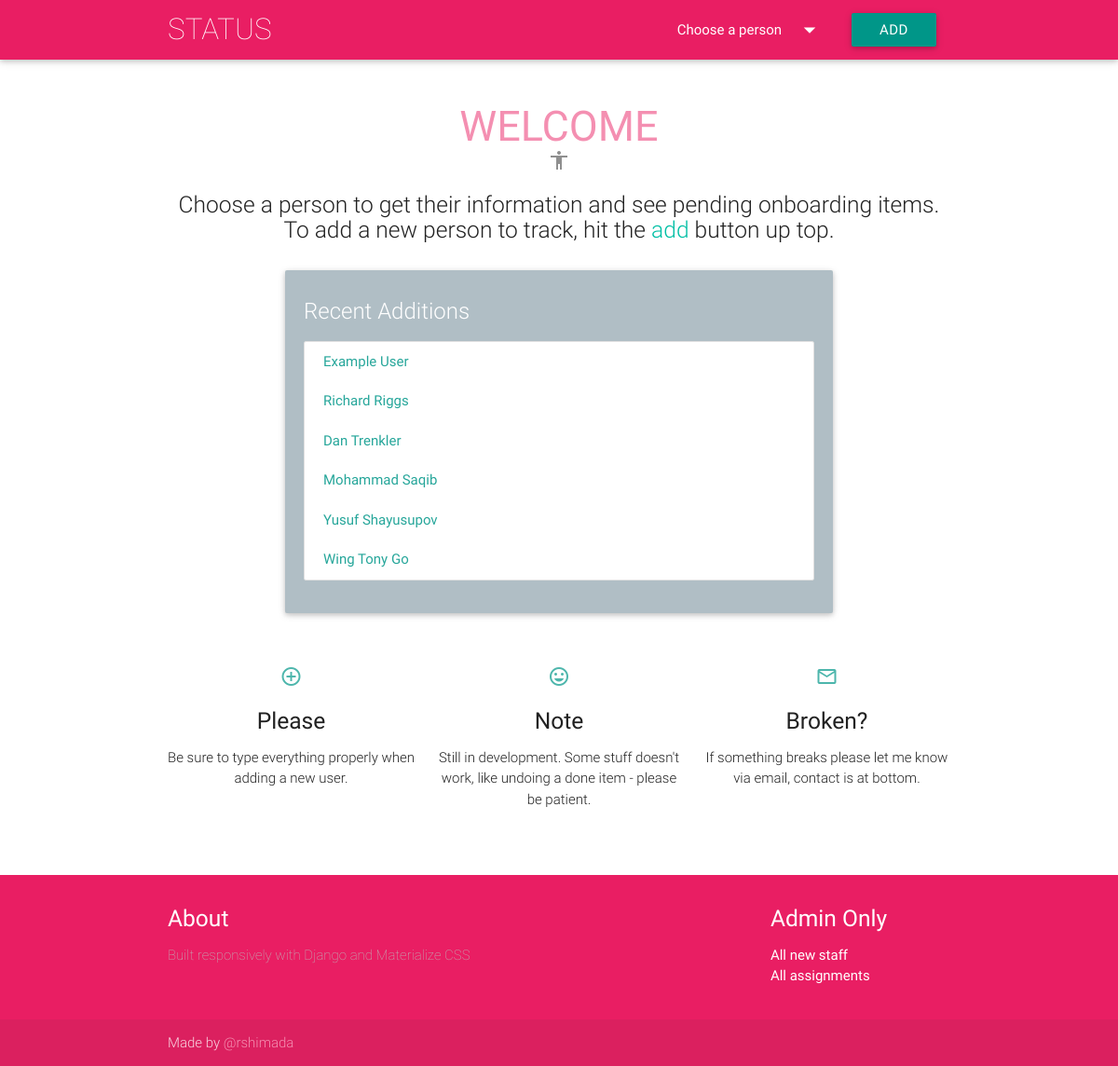
Before: / with the older database file.
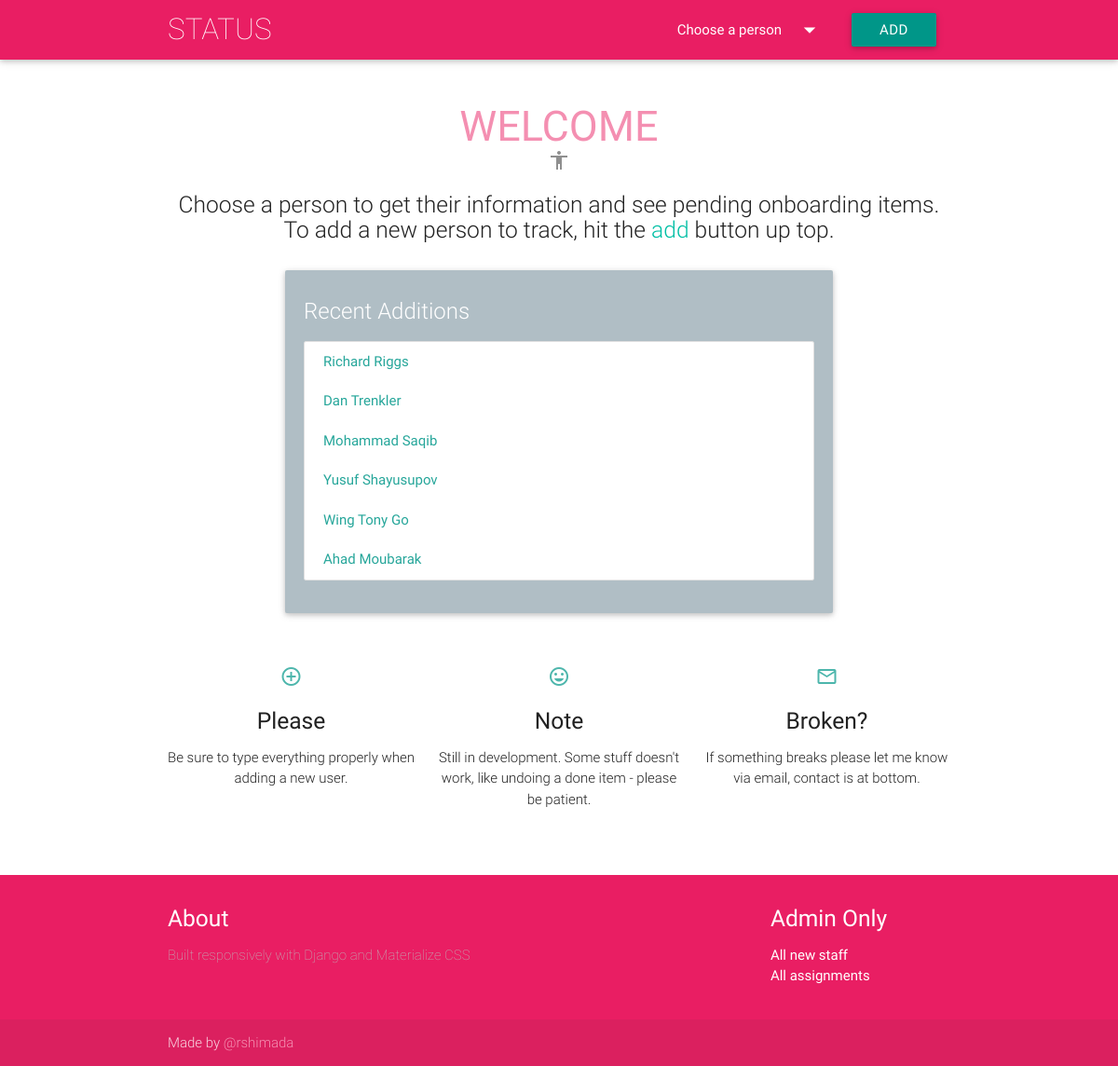
After: the same page with the newer database file.
### app/models.py (models this page shows)
class Person(models.Model):
    TEAM_CHOICES = (
        ('iACTION', 'iACTION'),
        ('iBUILD', 'iBUILD'),
        ('iENHANCE', 'iENHANCE'),
        ('iSOLVE', 'iSOLVE'))
    EMPLOY_CHOICES = (
        ('Contractor', 'Contractor'),
        ('Employee', 'Employee'))
    SITE_CHOICES = (
        ('Hartford', 'Hartford'),
        ('Puerto Rico', 'Puerto Rico'))
    firstname = models.CharField(max_length=200, verbose_name='First name')
    lastname = models.CharField(max_length=200, verbose_name='Last name')
    shortname = models.CharField(max_length=200, unique=True, verbose_name='CSC shortname')
    startdate = models.DateField(auto_now_add=False, verbose_name='Start date')
    addeddate = models.DateTimeField(auto_now_add=True, verbose_name='Date added to status app')
    personalstreet = models.CharField(max_length=50, blank=True, verbose_name='Home street address')
    personalcity = models.CharField(max_length=50, blank=True, verbose_name='Home city')
    personalstate = models.CharField(max_length=50, blank=True, verbose_name='Home state (abbreviation)')
    personalzip = models.CharField(max_length=5, blank=True, verbose_name='Home zip code')
    personalemail = models.EmailField(max_length=50, blank=True, verbose_name='Personal email address')
    personalphone = PhoneNumberField(blank=True, verbose_name='Personal phone number, format: +1 860 888 6060')
    workphone = PhoneNumberField(blank=True, verbose_name='Work phone number')
    workstreet = models.CharField(max_length=50, blank=True, verbose_name='Work street address')
    workcity = models.CharField(max_length=50, verbose_name='Work city', default='Hartford')
    workstate = models.CharField(max_length=50, verbose_name='Work state', default='CT')
    workzip = models.CharField(max_length=5, blank=True, verbose_name='Work zip code')
    worksite = models.CharField(max_length=20, blank=True, choices=SITE_CHOICES, verbose_name="Work site")
    capability = models.CharField(max_length=20, choices=CAPABILITY_CHOICES, default='Wintel')
    team = models.CharField(max_length=20, choices=TEAM_CHOICES, default='iBUILD')
    kite = models.BooleanField(default=False, verbose_name='Assigned to KITE project')
    remote = models.BooleanField(default=False, verbose_name='Working remotely')
    employid = models.CharField(max_length=15, blank=True, verbose_name='Employee number or PRN')
    employtype = models.CharField(max_length=50, choices=EMPLOY_CHOICES, default='Contractor', verbose_name='Employment Type')
    cscid = models.CharField(max_length=10, blank=True, verbose_name='CSC UTC account name, e.g. XMDS123')
    csctransfer = models.BooleanField(default=False, verbose_name='Existing CSC transfer from another account')
    tokenserial = models.CharField(max_length=15, blank=True, verbose_name='CSC token serial number (if transfer)')
    class Meta:
        ordering = ['-addeddate']
        verbose_name_plural = 'people'
        unique_together = ("firstname", "lastname")
    def __str__(self):
        return '{0} {1}'.format(self.firstname, self.lastname)

### app/views.py (the view)
# urls.py: url(r'^$', views.index),
def index(request):
    people = Person.objects.order_by('-addeddate')
    return render(request, 'app/index.html',
        {'people': people})

### app/templates/app/index.html (shortened to what this page needs)
{% load staticfiles %}
<html>
<head
<!-- OHAI
               \||/
                |  ^___..
      /\  /\   / (__,,,,|
     ) /^\) ^\/ _)
     )   /^\/   _)
     )   _ /  / _)
 /\  )/\/ ||  | )_)
{  }      |(,,) )__)
 ||      /    \)___)\
 | \____(      )___) )___
 \______(_______;;; __;;;
-->
  <link type="text/css" rel="stylesheet" href="{% static 'app/css/materialize.css' %}"/>
  <link type="text/css" rel="stylesheet" href="{% static 'app/css/app.css' %}"/>
</head>
<body>
<nav class="pink" role="navigation">
  <div class="nav-wrapper container">
    <a id="logo-container" href="/" class="brand-logo hide-on-med-and-down">STATUS</a>
    <ul class="right">
      <li><a class="dropdown-button" href="#!" data-activates="dropdown1">Choose a person<i class="material-icons right">arrow_drop_down</i></a></li>
      <li><a target="_blank" class="btn waves-effect waves-light teal" type="submit" name="action" href="/admin/app/person/add/">Add</a>
      </li>
    </ul>
  </div>
</nav>
{% block content %}
  <div class="container">
    <div class="section no-pad-bot" id="index-banner">
      <h1 class="header-main center pink-text text-lighten-3">welcome</h1>
      <h5 class="subheader center"><i class="material-icons">accessibility</i></h5>
      <div class="row center">
        <h5 class="header col s12 light">
          Choose a person to get their information and see pending onboarding items.
          To add a new person to track, hit the <a class="button">add</a> button up top.
        </h5>
      </div>
      <div class="container">
        <div class="card blue-grey lighten-3 white-text">
          <div class="card-content">
            <span class="card-title">Recent Additions</span>
            <ul id="collection1" class="collection">
              {% for person in people|slice:":6" %}
              <li><a href="/{{ person.shortname }}" class="collection-item">{{ person }}</a></li>
              {% endfor %}
            </ul>
          </div>
        </div>
      </div>
      <div class="section center">
        <div class="row">
          <div class="col s12 m4">
            <div class="icon-block">
              <h2 class="center teal-text text-lighten-2"><i class="material-icons">add_circle_outline</i></h2>
              <h5 class="center">Please</h5>
              <p class="light">Be sure to type everything properly when adding a new user.</p>
            </div>
          </div>
          <div class="col s12 m4">
            <div class="icon-block">
              <h2 class="center teal-text text-lighten-2"><i class="material-icons">insert_emoticon</i></h2>
              <h5 class="center">Note</h5>
              <p class="light">Still in development. Some stuff doesn't work, like undoing a done item - please be patient.</p>
            </div>
          </div>
          <div class="col s12 m4">
            <div class="icon-block">
              <h2 class="center teal-text text-lighten-2"><i class="material-icons">mail_outline</i></h2>
              <h5 class="center">Broken?</h5>
              <p class="light">If something breaks please let me know via email, contact is at bottom.</p>
            </div>
          </div>
        </div>
      </div>
    </div>
  </div>
{% endblock %}
  <footer class="page-footer pink">
    <div class="container">
      <div class="row">
        <div class="col l6 s12">
          <h5 class="white-text">About</h5>
          <p class="footer-light grey-text text-lighten-1">Built responsively with Django and Materialize CSS</p>
        </div>
        <div class="col l3 s12">
        </div>
        <div class="col l3 s12">
          <h5 class="white-text">Admin Only</h5>
          <ul>
            <li><a class="white-text" href="/admin/app/person/">All new staff</a></li>
            <li><a class="white-text" href="/admin/app/assignment/">All assignments</a></li>
          </ul>
        </div>
      </div>
    </div>
    <div class="footer-copyright">
      <div class="container">
        Made by <a class="pink-text text-lighten-3" href="mailto:rshimada@csc.com">@rshimada</a>
      </div>
    </div>
  </footer>
</body>
</html>

Changed rows visible on the page:
removed Person: firstname+lastname "Example User"
now on this page (row unchanged): Person: firstname+lastname "Ahad Moubarak"
